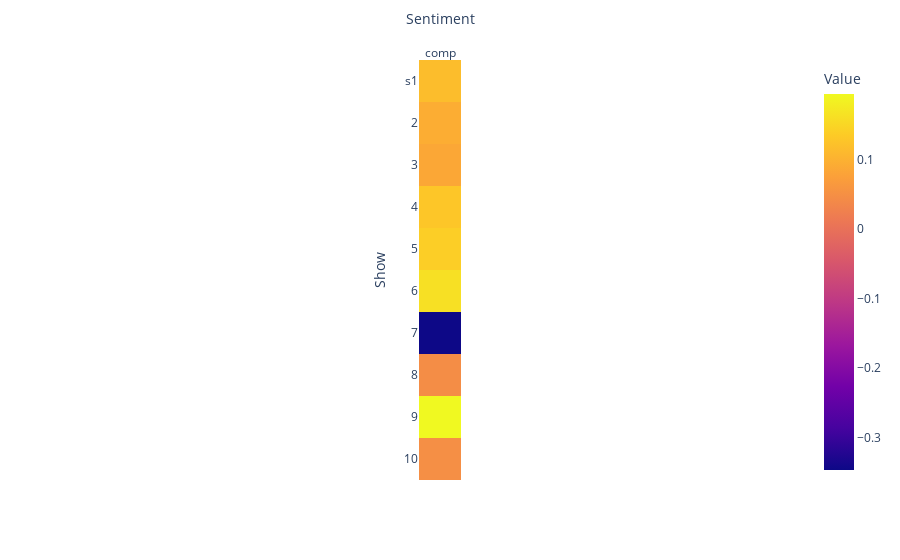

The code cell stored with this chart in its notebook:
### Code cell
import plotly.express as px


fig = px.imshow(sentiment_df,
                labels=dict(x="Sentiment", y="Show", color="Value"),
                y=['s1', '2', '3', '4','5','6','7','8','9','10'],
                x=['comp']
               )
fig.update_xaxes(side="top")
fig.show()

### Figure 1 — Plotly figure (JSON) as saved in the notebook; plotly's stock layout.template omitted (floating-point values rounded to 4 significant figures)
{"data": [{"coloraxis": "coloraxis", "hovertemplate": "Sentiment: %{x}<br>Show: %{y}<br>Value: %{z}<extra></extra>", "name": "0", "type": "heatmap", "x": ["comp"], "xaxis": "x", "y": ["s1", "2", "3", "4", "5", "6", "7", "8", "9", "10"], "yaxis": "y", "z": [[0.116], [0.09364], [0.08531], [0.1281], [0.1389], [0.1614], [-0.3464], [0.0458], [0.194], [0.04794]]}], "layout": {"coloraxis": {"colorbar": {"title": {"text": "Value"}}, "colorscale": [[0, "#0d0887"], [0.1111, "#46039f"], [0.2222, "#7201a8"], [0.3333, "#9c179e"], [0.4444, "#bd3786"], [0.5556, "#d8576b"], [0.6667, "#ed7953"], [0.7778, "#fb9f3a"], [0.8889, "#fdca26"], [1, "#f0f921"]]}, "margin": {"t": 60}, "xaxis": {"anchor": "y", "constrain": "domain", "domain": [0, 1], "scaleanchor": "y", "side": "top", "title": {"text": "Sentiment"}}, "yaxis": {"anchor": "x", "autorange": "reversed", "constrain": "domain", "domain": [0, 1], "title": {"text": "Show"}}}}
